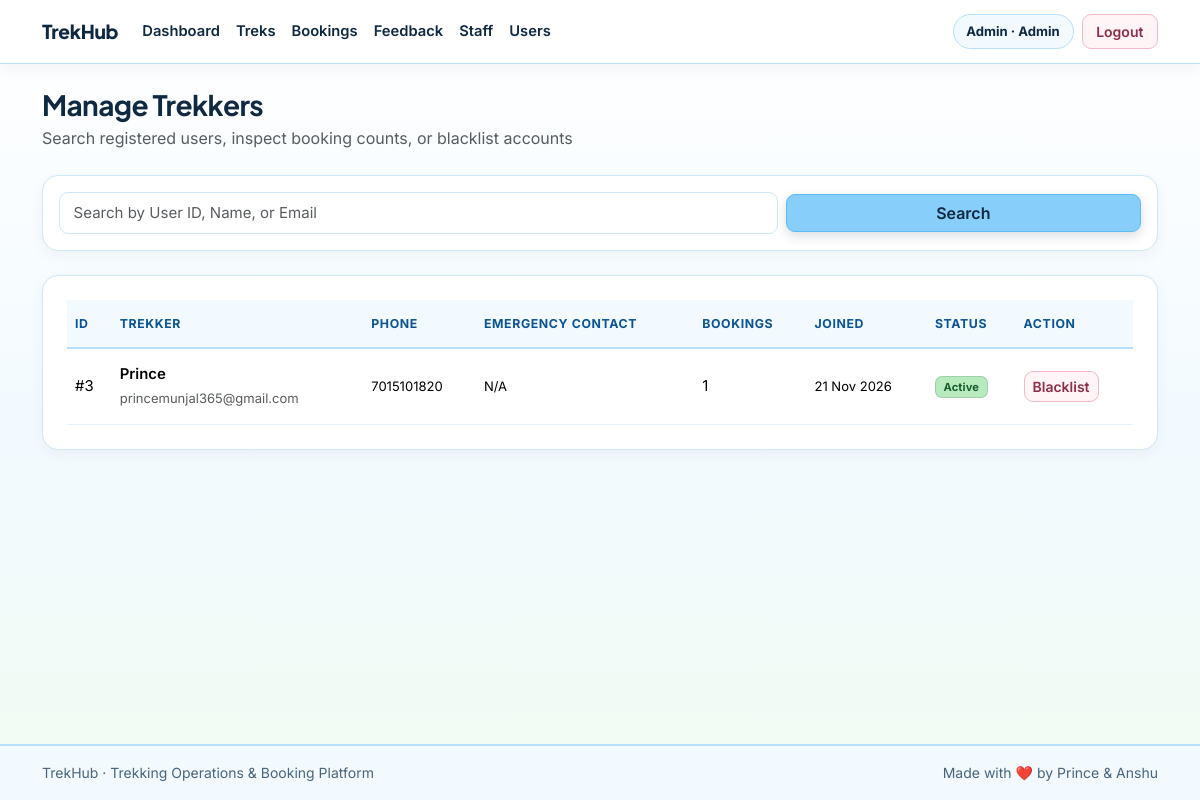
Page /admin/users (signed in) on the committed database.
### models/user.py (models this page shows, shortened)
class User(db.Model):
    __tablename__ = "users"
    id = db.Column(db.Integer, primary_key=True)
    name = db.Column(db.String(120), nullable=False)
    email = db.Column(db.String(150), unique=True, nullable=False, index=True)
    password_hash = db.Column(db.String(255), nullable=False)
    phone = db.Column(db.String(20), nullable=True)
    emergency_contact = db.Column(db.String(20), nullable=True)
    role = db.Column(db.String(20), nullable=False, default="user")
    experience = db.Column(db.String(200), nullable=True)
    is_approved = db.Column(db.Boolean, nullable=False, default=True)
    is_blacklisted = db.Column(db.Boolean, nullable=False, default=False)
    created_at = db.Column(db.DateTime, default=lambda: datetime.now(timezone.utc))
    assigned_treks = db.relationship("Trek", back_populates="assigned_staff", lazy=True)
    bookings = db.relationship("Booking", back_populates="user", lazy=True, cascade="all, delete-orphan")
    payments = db.relationship("Payment", back_populates="user", lazy=True, cascade="all, delete-orphan")
    reviews = db.relationship("Review", back_populates="user", lazy=True, cascade="all, delete-orphan")
    location_updates = db.relationship("LocationUpdate", back_populates="user", lazy=True, cascade="all, delete-orphan")

### routes/admin_routes.py (the view)
@admin_bp.route("/users", methods=["GET"])
@role_required("admin")
def manage_users():
    return admin_controller.manage_users()

### controllers/admin_controller.py (called while the page is built, shortened)
def manage_users():
    query = request.args.get("q", "").strip()
    user_query = User.query.filter_by(role="user")
    users = user_query.order_by(User.created_at.desc()).all()
    return render_template("admin/manage_users.html", users=users, query=query)

### utils/helpers.py (called while the page is built)
def get_logged_in_user():
    try:
        verify_jwt_in_request(optional=True)
        identity = get_jwt_identity()
        if identity and str(identity).isdigit():
            user = User.query.get(int(identity))
            if user and not user.is_blacklisted:
                return user
    except Exception:
        return None
    return None

### templates/admin/manage_users.html (shortened to what this page needs)
{% extends "base.html" %}  {% block content %}
<div class="mb-4">
  <h1 class="h3 fw-bold mb-1">Manage Trekkers</h1>
  <p class="text-muted mb-0">
    Search registered users, inspect booking counts, or blacklist accounts
  </p>
</div>
<div class="card card-trek bg-white p-3 mb-4">
  <form
    action="{{ url_for('admin.manage_users') }}"
    method="GET"
    class="row g-2 align-items-center"
  >
    <div class="col-md-8">
      <input
        type="text"
        class="form-control"
        name="q"
        value="{{ query }}"
        placeholder="Search by User ID, Name, or Email"
      />
    </div>
    <div class="col-md-4 d-flex gap-2">
      <button type="submit" class="btn btn-trek flex-grow-1">Search</button>
    </div>
  </form>
</div>
<div class="card card-trek bg-white p-4">
  {% if users %}
  <div class="table-responsive">
    <table class="table table-hover align-middle table-trekhub mb-0">
      <thead>
        <tr>
          <th>ID</th>
          <th>Trekker</th>
          <th>Phone</th>
          <th>Emergency Contact</th>
          <th>Bookings</th>
          <th>Joined</th>
          <th>Status</th>
          <th>Action</th>
        </tr>
      </thead>
      <tbody>
        {% for u in users %}
        <tr>
          <td>#{{ u.id }}</td>
          <td>
            <div class="fw-semibold">{{ u.name }}</div>
            <small class="text-muted">{{ u.email }}</small>
          </td>
          <td class="small">{{ u.phone or 'N/A' }}</td>
          <td class="small">{{ u.emergency_contact or 'N/A' }}</td>
          <td>{{ u.bookings|length }}</td>
          <td class="small">{{ u.created_at.strftime('%d %b %Y') }}</td>
          <td>
            {% if u.is_blacklisted %}
            <span class="badge bg-danger">Blacklisted</span>
            {% else %}
            <span class="badge bg-success">Active</span>
            {% endif %}
          </td>
          <td>
            <form
              action="{{ url_for('admin.toggle_blacklist_user', user_id=u.id) }}"
              method="POST"
              class="d-inline"
            >
              {% if u.is_blacklisted %}
              <button type="submit" class="btn btn-sm btn-outline-success">
                Restore
              </button>
              {% else %}
              <button type="submit" class="btn btn-sm btn-outline-danger">
                Blacklist
              </button>
              {% endif %}
            </form>
          </td>
        </tr>
        {% endfor %}
      </tbody>
    </table>
  </div>
  {% else %}
  <p class="text-muted mb-0">No trekkers found matching your search.</p>
  {% endif %}
</div>
{% endblock %}

### templates/base.html (shortened to what this page needs)
<!doctype html>
<html lang="en">
  <head>
    <link
      href="https://cdn.jsdelivr.net/npm/bootstrap@5.3.3/dist/css/bootstrap.min.css"
      rel="stylesheet"
    />
    <link
      rel="stylesheet"
      href="{{ url_for('static', filename='css/style.css') }}"
    />
  </head>
  <body>
    <nav class="navbar navbar-expand-lg navbar-trekhub sticky-top">
      <div class="container">
        <a
          class="navbar-brand d-flex align-items-center gap-2"
          href="{{ url_for('index') }}"
        >
          <span>TrekHub</span>
        </a>
        <div class="collapse navbar-collapse" id="trekhubNavbar">
          <ul class="navbar-nav me-auto mb-2 mb-lg-0">
            {% if current_user %} {% if current_user.role == 'admin' %}
            <li class="nav-item">
              <a class="nav-link" href="{{ url_for('admin.dashboard') }}"
                >Dashboard</a
              >
            </li>
            <li class="nav-item">
              <a class="nav-link" href="{{ url_for('admin.manage_treks') }}"
                >Treks</a
              >
            </li>
            <li class="nav-item">
              <a class="nav-link" href="{{ url_for('admin.all_bookings') }}"
                >Bookings</a
              >
            </li>
            <li class="nav-item">
              <a
                class="nav-link"
                href="{{ url_for('admin.completed_feedback') }}"
                >Feedback</a
              >
            </li>
            <li class="nav-item">
              <a class="nav-link" href="{{ url_for('admin.manage_staff') }}"
                >Staff</a
              >
            </li>
            <li class="nav-item">
              <a class="nav-link" href="{{ url_for('admin.manage_users') }}"
                >Users</a
              >
            </li>
            {% endif %} {% endif %}
          </ul>
          <div class="d-flex flex-wrap align-items-center gap-2">
            {% if current_user %}
            <span class="user-pill"
              >{{ current_user.name }} &middot; {{ current_user.role|capitalize
              }}</span
            >
            <a
              href="{{ url_for('auth.logout') }}"
              class="btn btn-sm btn-outline-light"
              >Logout</a
            >
            {% endif %}
          </div>
        </div>
      </div>
    </nav>
    <main class="container py-4">
       {% block content %}{% endblock %}
    </main>
    <footer class="footer-trekhub py-3 mt-auto">
      <div
        class="container d-flex flex-wrap justify-content-between align-items-center gap-2"
      >
        <span>TrekHub &middot; Trekking Operations &amp; Booking Platform</span>
        <span>Made with ❤️ by Prince & Anshu</span>
      </div>
    </footer>
  </body>
</html>

### static/css/style.css (style rules this page uses)
:root { --trek-sky: #87cefa; --trek-sky-bright: #5bbcf7; --trek-sky-deep: #0b5394; --trek-sky-soft: #dff2ff; --trek-sky-pale: #f2faff; --trek-sky-border: #b6e0fe; --trek-pink: #f4c2c2; --trek-pink-deep: #8f2d46; --trek-pink-soft: #fde4e8; --trek-pink-pale: #fff5f7; --trek-pink-border: #f5b8c6; --trek-green: #b7ebbd; --trek-green-deep: #1b5e2a; --trek-green-soft: #dcf7df; --trek-green-pale: #f1fcf2; --trek-green-border: #9fe0a8; --trek-white: #ffffff; --trek-bg: #f7fcff; --trek-ink: #0f2942; --trek-muted: #49657d; --trek-border: #cfe7f7; --trek-border-soft: #e3f2fc; }
body { background: linear-gradient( 180deg, var(--trek-white) 0%, var(--trek-sky-pale) 55%, var(--trek-green-pale) 100% ); color: var(--trek-ink); min-height: 100vh; display: flex; flex-direction: column; font-family: "Inter", system-ui, -apple-system, "Segoe UI", Roboto, sans-serif; -webkit-font-smoothing: antialiased; line-height: 1.6; }
h1, h2, h3, h4, h5, h6, .navbar-brand { font-family: "Plus Jakarta Sans", "Inter", system-ui, sans-serif; letter-spacing: -0.02em; }
main { flex: 1; }
a { color: var(--trek-sky-deep); transition: color 0.16s ease; }
.navbar-trekhub { background-color: var(--trek-white); border-bottom: 1.5px solid var(--trek-sky-border); box-shadow: 0 4px 16px rgba(15, 41, 66, 0.06); padding-block: 0.7rem !important; }
.navbar-trekhub .navbar-brand { font-weight: 800; font-size: 1.2rem; letter-spacing: -0.015em; color: var(--trek-ink); }
.navbar-trekhub .nav-link { color: var(--trek-ink); font-size: 0.92rem; font-weight: 600; padding: 0.45rem 0.85rem; border-radius: 8px; transition: background-color 0.16s ease, color 0.16s ease; }
.user-pill { font-size: 0.82rem; font-weight: 700; color: var(--trek-ink); background-color: var(--trek-sky-pale); border: 1px solid var(--trek-sky-border); padding: 0.36rem 0.8rem; border-radius: 999px; white-space: nowrap; }
.navbar-trekhub .btn-outline-light { color: var(--trek-pink-deep); border: 1.5px solid var(--trek-pink-border); background-color: var(--trek-pink-pale); padding: 0.36rem 0.85rem; }
.btn { border-radius: 9px; font-weight: 600; transition: all 0.16s ease; }
.btn-trek { background-color: var(--trek-sky); border: 1.5px solid var(--trek-sky-bright); color: var(--trek-ink); box-shadow: 0 4px 12px rgba(15, 41, 66, 0.16); }
.btn-outline-danger { border: 1.5px solid var(--trek-pink-border); color: var(--trek-pink-deep); background-color: var(--trek-pink-pale); }
.card-trek { background-color: var(--trek-white); color: var(--trek-ink); border: 1px solid var(--trek-border); border-radius: 16px; box-shadow: 0 4px 14px rgba(15, 41, 66, 0.05); transition: transform 0.18s ease, box-shadow 0.18s ease, border-color 0.18s ease; }
.form-control, .form-select { background-color: var(--trek-white); border-radius: 9px; border: 1px solid var(--trek-border); padding: 0.55rem 0.85rem; font-size: 0.94rem; color: var(--trek-ink); }
.table-trekhub { font-size: 0.93rem; }
.table-trekhub thead th { background-color: var(--trek-sky-pale); color: var(--trek-sky-deep); font-weight: 700; font-size: 0.77rem; text-transform: uppercase; letter-spacing: 0.05em; border-bottom: 2px solid var(--trek-sky-border); padding-block: 0.85rem; }
.table-trekhub tbody td { padding-block: 0.85rem; border-color: var(--trek-border-soft); }
.badge { border-radius: 7px; padding: 0.4em 0.68em; font-weight: 700; letter-spacing: 0.01em; }
.badge.bg-primary, .badge.bg-info, .badge.bg-success, .badge.bg-warning, .badge.bg-secondary, .badge.bg-dark { border: 1px solid rgba(15, 41, 66, 0.14); }
.badge.bg-success { background-color: var(--trek-green) !important; color: var(--trek-green-deep) !important; }
.footer-trekhub { background-color: var(--trek-sky-pale); color: var(--trek-muted); border-top: 2px solid var(--trek-sky-border); font-size: 0.875rem; }

### rows in the picture
User: name "Admin", role "Admin"
User: id "3", name "Prince", email "princemunjal365@gmail.com", phone "7015101820", emergency_contact "N/A", bookings|length "1", created_at "21 Nov 2026", is_blacklisted "Active"
